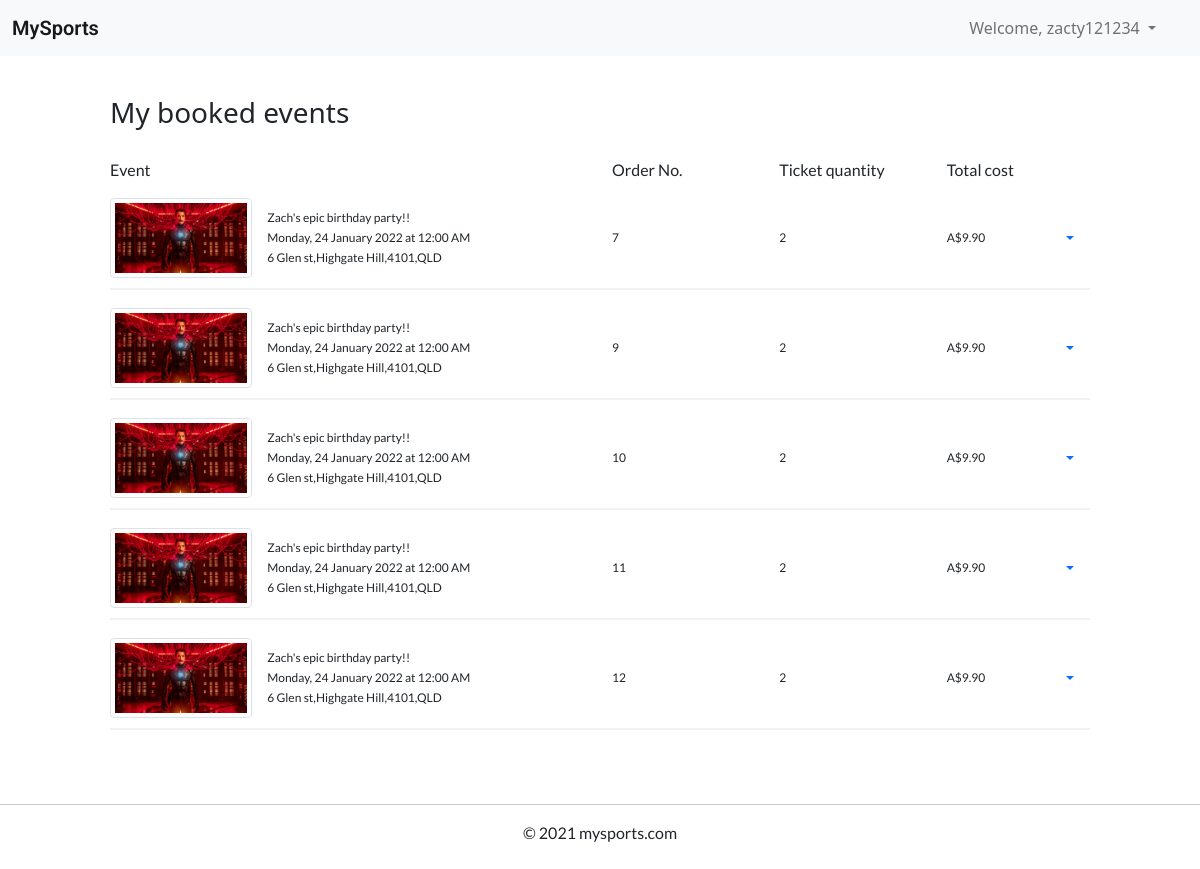
/booked-events (signed in), run on an earlier commit of the app's database.
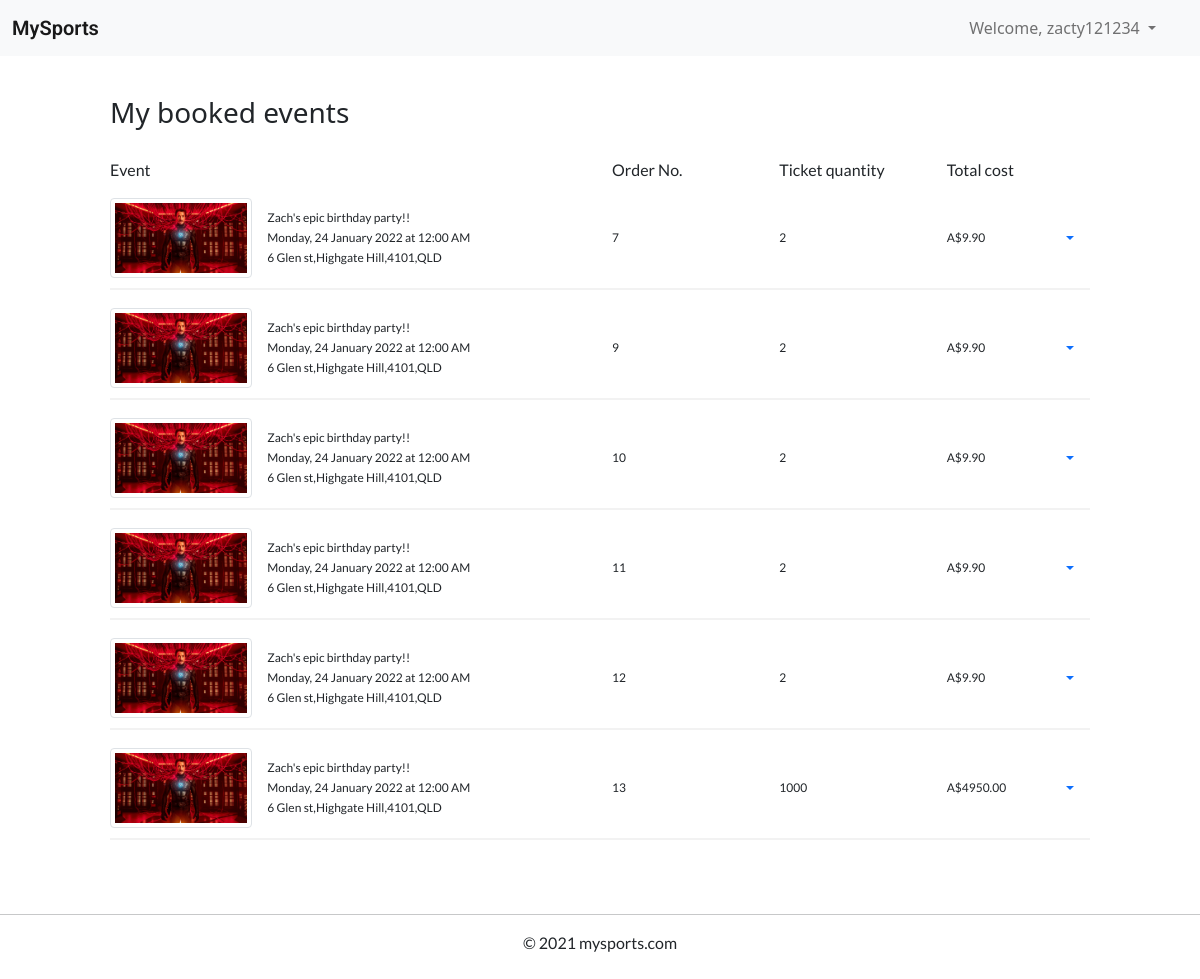
And on a later commit of the database.
### website/models.py (models this page shows, shortened)
class User(db.Model, UserMixin):
    __tablename__='users' # good practice to specify table name
    user_id = db.Column(db.Integer, primary_key=True, autoincrement=True)
    username = db.Column(db.String(20), index=True, unique=True)
    email = db.Column(db.String(100), index=True, unique=True)
    contact_number = db.Column(db.Integer, unique=True, index=True)
    password_hash = db.Column(db.String(255), nullable=False)
    comments = db.relationship('Comment')
    events = db.relationship('Event')
    orders = db.relationship('Order')

class Order(db.Model):
    __tablename__ = 'orders'
    order_id = db.Column(db.Integer, primary_key=True, autoincrement=True)
    ticket_quantity = db.Column(db.Integer(), default=0)
    order_date = db.Column(db.DateTime())
    total_cost = db.Column(db.Float())
    user_id = db.Column(db.Integer, db.ForeignKey('users.user_id'))
    event_id = db.Column(db.Integer, db.ForeignKey('events.event_id'))
    @property
    def event(self) -> Event:
        return Event.query.filter_by(event_id=self.event_id).first()
    @property
    def total_cost(self) -> float:
        return self.ticket_quantity * self.event.price

class Event(db.Model):
    __tablename__ = 'events'
    event_id = db.Column(db.Integer, primary_key=True, autoincrement=True)
    title = db.Column(db.String(80))
    description = db.Column(db.String(2000))
    sport = db.Column(db.String(20))
    image = db.Column(db.String(100))
    venue = db.Column(db.String(50))
    address = db.Column(db.String(150))
    start_time = db.Column(db.DateTime())
    end_time = db.Column(db.DateTime())
    status = db.Column(db.String(15))
    tickets_total = db.Column(db.Integer())
    price = db.Column(db.Float())
    user_id = db.Column(db.Integer(), db.ForeignKey('users.user_id'))
    orders = db.relationship('Order')
    comments = db.relationship('Comment')
    def formatted_time(self, time:datetime):
        return '{}, {} {} {} at {}'.format(get_day(time.weekday()),
                                                time.day,
                                                get_month(time.month - 1),
                                                time.year,
                                                time.strftime("%I:%M %p"))

### website/views.py (the view)
@bp.route('/booked-events')
@login_required
def booked_events():
    orders = current_user.orders
    return render_template('booked_events.html', orders=orders)

### website/models.py (called while the page is built)
def get_day(day:int):
    return days_of_week[day]

def get_month(month:int):
    return months[month]

### website/templates/booked_events.html (shortened to what this page needs)
{% extends "base.html" %}
{% block content %}
<div class="container-fluid">
  <div class="col-12 col-lg-10 mx-auto">
    <div class="div-2"></div>
    <h3>My booked events</h3>
    <div class="div-1"></div>
    <div class="row">
      <div class="col-6">
        <p>Event</p>
      </div>
      <div class="col-2">
        <p>Order No.</p>
      </div>
      <div class="col-2">
        <p>Ticket quantity</p>
      </div>
      <div class="col-2">
        <p>Total cost</p>
      </div>
    </div>
    {% if orders|length > 0 %}
    {% for order in orders %}
    <div class="my-event-container">
      <div class="row">
        <div class="col-6 d-flex">
          <img class="img-fluid img-thumbnail float-left my-auto"
            src="{{ url_for('main.download', filename=order.event.image) }}">
          <div class="my-auto">
            <p>{{ order.event.title }}</p>
            <p>{{ order.event.formatted_time(order.event.start_time) }}</p>
            <p>{{ order.event.address }}</p>
          </div>
        </div>
        <div class="col-2 d-flex">
          <p class="my-auto">{{ order.order_id|string }}</p>
        </div>
        <div class="col-2 d-flex">
          <p class="my-auto">{{ order.ticket_quantity }}</p>
        </div>
        <div class="col-2 d-flex">
          <p class="my-auto">A${{ "%.2f"|format(order.total_cost) }}</p>
          <div class="dropdown my-auto ms-auto">
            <a class="nav-link dropdown-toggle" href="#" data-bs-toggle="dropdown"></a>
          </div>
        </div>
      </div>
    </div>
    <div class="div-1"></div>
    {% endfor %}
    {% else %}
    <div class="div-1"></div>
    <p>You have no booked events to display</p>
    <div class="div-1"></div>
    {% endif %}
  </div>
</div>
<div class="div-2"></div>
{% endblock %}

### website/templates/base.html (shortened to what this page needs)
<!doctype html>
<html>
<head>
  <link rel="stylesheet" href="{{ url_for('static', filename='css/style.css') }}">
    <link href="https://cdn.jsdelivr.net/npm/bootstrap@5.1.0/dist/css/bootstrap.min.css" rel="stylesheet"
>
  </head>
<body>
    <nav class="navbar navbar-expand-lg navbar-light bg-light">
        <div class="container-fluid">
          <a class="navbar-brand" href="{{ url_for('main.index') }}">MySports</a>
          <div class="collapse navbar-collapse" id="navbarScroll">
            <div class="div-1"></div>
              {% if current_user.is_authenticated %}
              <ul class="navbar-nav my-2 my-lg-0 d-flex ms-auto me-4" >
                <li class="nav-item dropdown">
                  <a class="nav-link dropdown-toggle" href="#" id="navbarDropdownMenuLink" role="button" data-bs-toggle="dropdown" aria-expanded="false">
                  Welcome, {{ current_user.username }}
                </a>
                {% endif %}
              </li>
            </ul>
          </div>
        </div>
      </nav>
    <main>
        {% block content %}{% endblock %}
    </main>
    <footer>
        <div class="myfooter">
            <hr>
            <p>© 2021 mysports.com</p>
            <div style="padding: 30px;"></div>
        </div>
    </footer>
</body>
</html>

### website/static/css/style.css (style rules this page uses)
.myfooter { text-align: center; }
.div-1 { padding: 10px; }
.div-2 { padding: 20px; }
p { font-family: 'Lato', sans-serif; }
.navbar-brand { font-family: 'Roboto', sans-serif; font-weight: 600; font-size: 25px; }
body, html { height: 100%; }
div.my-event-container { box-shadow: 0px 2px 0px 0px rgb(0 0 0 / 5%); padding-bottom: 10px; }
div.my-event-container p { font-size: 12px; padding: 0px; margin: 2px 0; }
div.my-event-container img { height: 80px; aspect-ratio: 16 / 9; object-fit: cover; margin-right: 15px; }
.float-left { float: left; }

What changed in the data, as far as the page shows it:
added Order: image (picture), event "Zach's epic birthday party!!", event.formatted_time "Monday, 24 January 2022 at 12:00 AM", event.address "6 Glen st,Highgate Hill,4101,QLD", order_id "13", ticket_quantity "1000", total_cost "4950.00"
